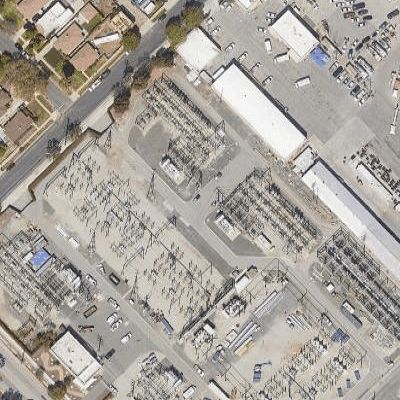
#> input picture data/ethz-cil-road-segmentation-2023/test/images/satimage_144.png, 400 x 400 px; its folder holds only this picture in this run
$ jupyter execute --allow-errors piece_tiles_together.ipynb
#> lines starting #> are read from the running program, lines starting #| are printed output that depends on the picture
### scraping/util/hog.py
from __future__ import division

# Author: Jean KOSSAIFI <jean.kossaifi@gmail.com>

import numpy as np
from numpy import arctan2, fliplr, flipud


def gradient(image, same_size=False):
    """ Computes the Gradients of the image separated pixel difference

    Gradient of X is computed using the filter
        [-1, 0, 1]
    Gradient of X is computed using the filter
        [[1,
          0,
          -1]]

    Parameters
    ----------
    image: image of shape (imy, imx)
    same_size: boolean, optional, default is True
        If True, boundaries are duplicated so that the gradients
        has the same size as the original image.
        Otherwise, the gradients will have shape (imy-2, imx-2)

    Returns
    -------
    (Gradient X, Gradient Y), two numpy array with the same shape as image
        (if same_size=True)
    """
    sy, sx = image.shape
    if same_size:
        gx = np.zeros(image.shape)
        gx[:, 1:-1] = -image[:, :-2] + image[:, 2:]
        gx[:, 0] = -image[:, 0] + image[:, 1]
        gx[:, -1] = -image[:, -2] + image[:, -1]

        gy = np.zeros(image.shape)
        gy[1:-1, :] = image[:-2, :] - image[2:, :]
        gy[0, :] = image[0, :] - image[1, :]
        gy[-1, :] = image[-2, :] - image[-1, :]

    else:
        gx = np.zeros((sy - 2, sx - 2))
        gx[:, :] = -image[1:-1, :-2] + image[1:-1, 2:]

        gy = np.zeros((sy - 2, sx - 2))
        gy[:, :] = image[:-2, 1:-1] - image[2:, 1:-1]

    return gx, gy


def magnitude_orientation(gx, gy):
    """ Computes the magnitude and orientation matrices from the gradients gx gy

    Parameters
    ----------
    gx: gradient following the x axis of the image
    gy: gradient following the y axis of the image

    Returns
    -------
    (magnitude, orientation)

    Warning
    -------
    The orientation is in degree, NOT radian!!
    """

    magnitude = np.sqrt(gx ** 2 + gy ** 2)
    orientation = (arctan2(gy, gx) * 180 / np.pi) % 360

    return magnitude, orientation


def compute_coefs(csx, csy, dx, dy, n_cells_x, n_cells_y):
    """
    Computes the coefficients for the bilinear (spatial) interpolation

    Parameters
    ----------
    csx: int
        number of columns of the cells
    csy: int
        number of raws dimension of the cells
    sx: int
        number of colums of the image (x axis)
    sy: int
        number of raws of the image (y axis)
    n_cells_x: int
        number of cells in the x axis
    n_cells_y: int
        number of cells in the y axis

    Notes
    -----
    We consider an image: image[y, x] (NOT image[x, y]!!!)

    /!\ csx and csy must be even number

    Using the coefficients
    ----------------------
    The coefficient correspond to the interpolation in direction of the upper left corner of the image.
    In other words, if you interpolate img, and res is the result of your interpolation, you should do

    res = zeros(n_cells_y*pixels_per_cell, n_cells_x*pixels_per_cell)
        with (csx, csy) the number of pixels per cell
         and dx, dy = csx//2, csy//2
    res[:-dx, :-dy] += img[dx:, dy:]*coefs

    then you rotate the coefs and do the same thing for every part of the image
    """
    if csx != csy:
        raise NotImplementedError("For now compute_coefs is only implemented for squared cells (csx == csy)")

        ################################
        #####     /!\ TODO  /!|    #####
        ################################

    else:  # Squared cells
        # Note: in this case, dx = dy, we differentiate them only to make the code clearer

        # We want a squared coefficients matrix so that it can be rotated to interpolate in every direction
        n_cells = max(n_cells_x, n_cells_y)

        # Every cell of this matrix corresponds to (x - x_1)/dx
        x = (np.arange(dx) + 0.5) / csx

        # Every cell of this matrix corresponds to (y - y_1)/dy
        y = (np.arange(dy) + 0.5) / csy

        y = y[np.newaxis, :]
        x = x[:, np.newaxis]

        # CENTRAL COEFFICIENT
        ccoefs = np.zeros((csy, csx))

        ccoefs[:dy, :dx] = (1 - x) * (1 - y)
        ccoefs[:dy, -dx:] = fliplr(y) * (1 - x)
        ccoefs[-dy:, :dx] = (1 - y) * flipud(x)
        ccoefs[-dy:, -dx:] = fliplr(y) * flipud(x)

        coefs = np.zeros((csx * n_cells - dx, csy * n_cells - dy))
        coefs[:-dy, :-dx] = np.tile(ccoefs, (n_cells - 1, n_cells - 1))

        # REST OF THE BORDER
        coefs[:-dy, -dx:] = np.tile(np.concatenate(((1 - x), np.flipud(x))), (n_cells - 1, dy))
        coefs[-dy:, :-dx] = np.tile(np.concatenate(((1 - y), np.fliplr(y)), axis=1), (dx, n_cells - 1))
        coefs[-dy:, -dx:] = 1

        return coefs


def interpolate_orientation(orientation, sx, sy, nbins, signed_orientation):
    """ interpolates linearly the orientations to their corresponding bins

    Parameters
    ----------
    sx: int
        number of columns of the image (x axis)
    sy: int
        number of raws of the image (y axis)
    nbins : int, optional, default is 9
        Number of orientation bins.
    signed_orientation: bool, default is True
        if True, sign information of the orientation is preserved,
            ie orientation angles are between 0 and 360 degree.
        if False, the angles are between 0 and 180 degree.

    Returns
    -------
    pre-histogram: array of shape (sx, sy, nbins)
            contains the pre histogram of orientation built using linear interpolation
            to interpolate the orientations to their bins
    """

    if signed_orientation:
        max_angle = 360
    else:
        max_angle = 180

    b_step = max_angle / nbins
    b0 = (orientation % max_angle) // b_step
    b0[np.where(b0 >= nbins)] = 0
    b1 = b0 + 1
    b1[np.where(b1 >= nbins)] = 0
    b = np.abs(orientation % b_step) / b_step

    # linear interpolation between the bins
    # Coefficients corresponding to the bin interpolation
    # We go from an image to a higher dimension representation of size (sizex, sizey, nbins)
    temp_coefs = np.zeros((sy, sx, nbins))
    for i in range(nbins):
        temp_coefs[:, :, i] += np.where(b0 == i, (1 - b), 0)
        temp_coefs[:, :, i] += np.where(b1 == i, b, 0)

    return temp_coefs


# [39 lines left out: function per_pixel_hog, not called in this run]


def interpolate(magnitude, orientation, csx, csy, sx, sy, n_cells_x, n_cells_y, signed_orientation=False, nbins=9):
    """ Returns a matrix of size (cell_size_x, cell_size_y, nbins) corresponding
         to the trilinear interpolation of the pixels magnitude and orientation

    Parameters
    ----------
    csx: int
        number of columns of the cells
    csy: int
        number of raws dimension of the cells
    sx: int
        number of colums of the image (x axis)
    sy: int
        number of raws of the image (y axis)
    n_cells_x: int
        number of cells in the x axis
    n_cells_y: int
        number of cells in the y axis
    signed_orientation: bool, default is True
        if True, sign information of the orientation is preserved,
            ie orientation angles are between 0 and 360 degree.
        if False, the angles are between 0 and 180 degree.
    nbins : int, optional, default is 9
        Number of orientation bins.

    Returns
    -------
    orientation_histogram: array of shape (n_cells_x, n_cells_y, nbins)
            contains the histogram of orientation built using tri-linear interpolation
    """

    dx = csx // 2
    dy = csy // 2

    temp_coefs = interpolate_orientation(orientation, sx, sy, nbins, signed_orientation)

    # Coefficients of the spatial interpolation in every direction
    coefs = compute_coefs(csx, csy, dx, dy, n_cells_x, n_cells_y)

    temp = np.zeros((sy, sx, nbins))
    # hist(y0, x0)
    temp[:-dy, :-dx, :] += temp_coefs[dy:, dx:, :] * \
                           (magnitude[dy:, dx:] * coefs[-(n_cells_y * csy - dy):, -(n_cells_x * csx - dx):])[:, :,
                           np.newaxis]

    # hist(y1, x0)
    coefs = np.rot90(coefs)
    temp[dy:, :-dx, :] += temp_coefs[:-dy, dx:, :] * \
                          (magnitude[:-dy, dx:] * coefs[:(n_cells_y * csy - dy), -(n_cells_x * csx - dx):])[:, :,
                          np.newaxis]

    # hist(y1, x1)
    coefs = np.rot90(coefs)
    temp[dy:, dx:, :] += temp_coefs[:-dy, :-dx, :] * \
                         (magnitude[:-dy, :-dx] * coefs[:(n_cells_y * csy - dy), :(n_cells_x * csx - dx)])[:, :,
                         np.newaxis]

    # hist(y0, x1)
    coefs = np.rot90(coefs)
    temp[:-dy, dx:, :] += temp_coefs[dy:, :-dx, :] * \
                          (magnitude[dy:, :-dx] * coefs[-(n_cells_y * csy - dy):, :(n_cells_x * csx - dx)])[:, :,
                          np.newaxis]

    # Compute the histogram: sum over the cells
    orientation_histogram = temp.reshape((n_cells_y, csy, n_cells_x, csx, nbins)).sum(axis=3).sum(axis=1)

    return orientation_histogram


# [81 lines left out: functions draw_histogram, visualise_histogram, not called in this run]


def normalise_histogram(orientation_histogram, bx, by, n_cells_x, n_cells_y, nbins):
    """ normalises a histogram by blocks

    Parameters
    ----------
    bx: int
        number of blocks on the x axis
    by: int
        number of blocks on the y axis
    n_cells_x: int
        number of cells in the x axis
    n_cells_y: int
        number of cells in the y axis
    nbins : int, optional, default is 9
        Number of orientation bins.

    The normalisation is done according to Dalal's original thesis, using L2-Hys.
    In other words the histogram is first normalised block-wise using l2 norm, before clipping it by
        limiting the values between 0 and 0.02 and finally normalising again with l2 norm
    """
    eps = 1e-7

    if bx == 1 and by == 1:  # faster version
        normalised_blocks = np.clip(
            orientation_histogram / np.sqrt((orientation_histogram ** 2).sum(axis=-1) + eps)[:, :, np.newaxis], 0, 0.2)
        normalised_blocks /= np.sqrt((normalised_blocks ** 2).sum(axis=-1) + eps)[:, :, np.newaxis]

    else:
        n_blocksx = (n_cells_x - bx) + 1
        n_blocksy = (n_cells_y - by) + 1
        normalised_blocks = np.zeros((n_blocksy, n_blocksx, nbins))

        for x in range(n_blocksx):
            for y in range(n_blocksy):
                block = orientation_histogram[y:y + by, x:x + bx, :]
                normalised_blocks[y, x, :] = np.clip(block[0, 0, :] / np.sqrt((block ** 2).sum() + eps), 0, 0.2)
                normalised_blocks[y, x, :] /= np.sqrt((normalised_blocks[y, x, :] ** 2).sum() + eps)

    return normalised_blocks


def build_histogram(magnitude, orientation, cell_size=(8, 8), signed_orientation=False,
                    nbins=9, cells_per_block=(1, 1), visualise=False, flatten=False, normalise=True):
    """ builds a histogram of orientation using the provided magnitude and orientation matrices

    Parameters
    ---------
    magnitude: np-array of size (sy, sx)
        matrix of magnitude
    orientation: np-array of size (sy, sx)
        matrix of orientations
    csx: int
        number of columns of the cells
        MUST BE EVEN
    csy: int
        number of raws dimension of the cells
        MUST BE EVEN
    sx: int
        number of colums of the image (x axis)
    sy: int
        number of raws of the image (y axis)
    n_cells_x: int
        number of cells in the x axis
    n_cells_y: int
        number of cells in the y axis
    signed_orientation: bool, default is True
        if True, sign information of the orientation is preserved,
            ie orientation angles are between 0 and 360 degree.
        if False, the angles are between 0 and 180 degree.
    nbins : int, optional, default is 9
        Number of orientation bins.

    Returns
    -------
    if visualise if True: (histogram of oriented gradient, visualisation image)

    histogram of oriented gradient:
        numpy array of shape (n_cells_y, n_cells_x, nbins), flattened if flatten is True
    visualisation image:
        Image of shape (hist.shape[0]*csy, hist.shape[1]*csx)
    """
    sy, sx = magnitude.shape
    csy, csx = cell_size

    # checking that the cell size are even
    if csx % 2 != 0:
        csx += 1
        print("WARNING: the cell_size must be even, incrementing cell_size_x of 1")
    if csy % 2 != 0:
        csy += 1
        print("WARNING: the cell_size must be even, incrementing cell_size_y of 1")

    # Consider only the right part of the image
    # (if the rest doesn't fill a whole cell, just drop it)
    sx -= sx % csx
    sy -= sy % csy
    n_cells_x = sx // csx
    n_cells_y = sy // csy
    magnitude = magnitude[:sy, :sx]
    orientation = orientation[:sy, :sx]
    by, bx = cells_per_block

    orientation_histogram = interpolate(magnitude, orientation, csx, csy, sx, sy, n_cells_x, n_cells_y,
                                        signed_orientation, nbins)

    if normalise:
        normalised_blocks = normalise_histogram(orientation_histogram, bx, by, n_cells_x, n_cells_y, nbins)
    else:
        normalised_blocks = orientation_histogram

    if flatten:
        normalised_blocks = normalised_blocks.flatten()

    if visualise:
        # draw_histogram(normalised_blocks, csx, csy, signed_orientation)
        return normalised_blocks, visualise_histogram(normalised_blocks, csx, csy, signed_orientation)
    else:
        return normalised_blocks


def histogram_from_gradients(gradientx, gradienty, cell_size=(8, 8), cells_per_block=(1, 1), signed_orientation=False,
                             nbins=9, visualise=False, normalise=True, flatten=False, same_size=False):
    """ builds a histogram of oriented gradient from the provided gradients

    Parameters
    ----------
    gradientx : (M, N) ndarray
        Gradient following the x axis
    gradienty: (M, N) ndarray
        Gradient following the y axis
    nbins : int, optional, default is 9
        Number of orientation bins.
    cell_size : 2 tuple (int, int), optional, default is (8, 8)
        Size (in pixels) of a cell.
    cells_per_block : 2 tuple (int,int), optional, default is (2, 2)
        Number of cells in each block.
    visualise : bool, optional, default is False
        Also return an image of the HOG.
    flatten: bool, optional, default is True
    signed_orientation: bool, default is True
        if True, sign information of the orientation is preserved,
            ie orientation angles are between 0 and 360 degree.
        if False, the angles are between 0 and 180 degree.
    normalise: bool, optional, default is True
        if True, the histogram is normalised block-wise
    same_size: bool, optional, default is False
        if True, the boundaries are duplicated when computing the gradients of the image
        so that these have the same size as the original image

    Returns
    -------
    if visualise if True: (histogram of oriented gradient, visualisation image)

    histogram of oriented gradient:
        numpy array of shape (n_cells_y, n_cells_x, nbins), flattened if flatten is True
    visualisation image:
        Image of shape (hist.shape[0]*csy, hist.shape[1]*csx)

    References
    ----------
    * http://en.wikipedia.org/wiki/Histogram_of_oriented_gradients

    * Dalal, N and Triggs, B, Histograms of Oriented Gradients for
    Human Detection, IEEE Computer Society Conference on Computer
    Vision and Pattern Recognition 2005 San Diego, CA, USA
    """
    magnitude, orientation = magnitude_orientation(gradientx, gradienty)
    return build_histogram(magnitude, orientation, cell_size=cell_size,
                           signed_orientation=signed_orientation, cells_per_block=cells_per_block,
                           nbins=nbins, visualise=visualise, normalise=normalise, flatten=flatten)


def hog(image, cell_size=(4, 4), cells_per_block=(1, 1), signed_orientation=False,
        nbins=9, visualise=False, normalise=True, flatten=False, same_size=True):
    """ builds a histogram of oriented gradient (HoG) from the provided image

    Compute a Histogram of Oriented Gradients (HOG) by

    1. computing the gradient image in x and y and deduce from them the magnitude and orientation
        of each pixel
    2. computing gradient histograms (vectorised version)
    3. normalising across blocks
    4. flattening into a feature vector if flatten=True

    Parameters
    ----------
    image : (M, N) ndarray
        Input image (greyscale).
    nbins : int, optional, default is 9
        Number of orientation bins.
    cell_size : 2 tuple (int, int), optional, default is (8, 8)
        Size (in pixels) of a cell.
    cells_per_block : 2 tuple (int,int), optional, default is (2, 2)
        Number of cells in each block.
    visualise : bool, optional, default is False
        Also return an image of the HOG.
    flatten: bool, optional, default is True
    signed_orientation: bool, default is True
        if True, sign information of the orientation is preserved,
            ie orientation angles are between 0 and 360 degree.
        if False, the angles are between 0 and 180 degree.
    normalise: bool, optional, default is True
        if True, the histogram is normalised block-wise
    same_size: bool, optional, default is True
        if True, the boundaries are duplicated when computing the gradients of the image
        so that these have the same size as the original image

    Returns
    -------
    if visualise if True: (histogram of oriented gradient, visualisation image)

    histogram of oriented gradient:
        numpy array of shape (n_cells_y, n_cells_x, nbins), flattened if flatten is True
    visualisation image:
        Image of shape (hist.shape[0]*csy, hist.shape[1]*csx)

    References
    ----------
    * http://en.wikipedia.org/wiki/Histogram_of_oriented_gradients

    * Dalal, N and Triggs, B, Histograms of Oriented Gradients for
    Human Detection, IEEE Computer Society Conference on Computer
    Vision and Pattern Recognition 2005 San Diego, CA, USA
    """
    gx, gy = gradient(image, same_size=same_size)
    return histogram_from_gradients(gx, gy, cell_size=cell_size,
                                    signed_orientation=signed_orientation, cells_per_block=cells_per_block,
                                    nbins=nbins, visualise=visualise, normalise=normalise, flatten=flatten)

### scraping/util/piece_tiles_together.ipynb
[cell 1]
import os
import glob
import imageio
import numpy as np
import cv2

[cell 2]
from matplotlib import pyplot as plt
from skimage.transform import resize
from hog import hog


files = glob.glob("ethz-cil-road-segmentation-2023/training/images/*.png") + glob.glob("ethz-cil-road-segmentation-2023/test/images/*.png")
#imgs = [np.concatenate([imageio.imread(file)[:,:,:3],imageio.imread(file.replace("images","groundtruth"))[:,:,None]], axis=-1) for file in files]
original_imgs = [imageio.imread(file) for file in files]
#> original_imgs = 2 items
hogs = [hog(cv2.cvtColor((img*255).astype(np.uint8), cv2.COLOR_BGR2GRAY)) for img in original_imgs]
#> in hog, `gx, gy = gradient(image, same_size=same_size)`:
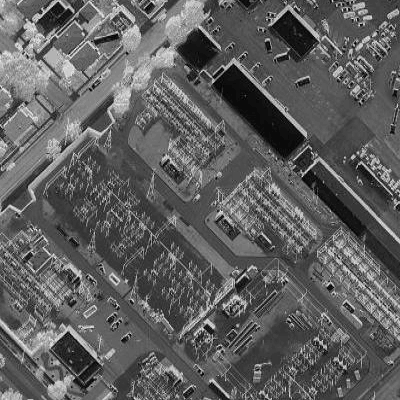
#> image: shape (400, 400); min 4, max 224, mean 94.7
#> in interpolate_orientation, `b = np.abs(orientation % b_step) / b_step`:
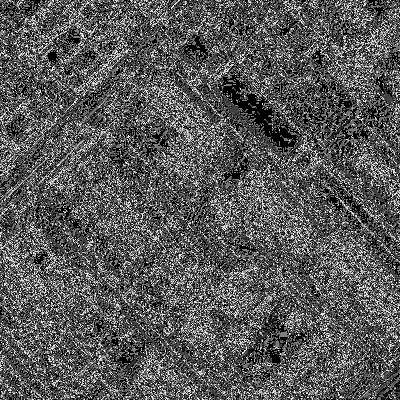
#> b: shape (400, 400) float64; min 0, max 1, mean 0.349
#> in compute_coefs, `coefs[-dy:, :-dx] = np.tile(np.concatenate(((1 - y), np.fliplr(y)), ax..`:
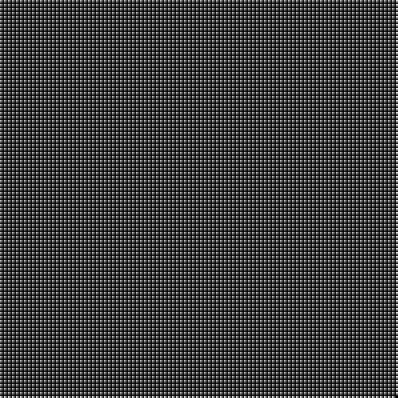
#> coefs: shape (398, 398) float64; min 0, max 0.875, mean 0.252
#> call 2 of interpolate, with csx = 4, csy = 4, sx = 400, sy = 400, n_cells_x = 100, n_cells_y = 100, signed_orientation = False, nbins = 9
#> in interpolate (call 2), `dx = csx // 2`: dx = 2
#> in interpolate (call 2), `coefs = np.rot90(coefs)`:
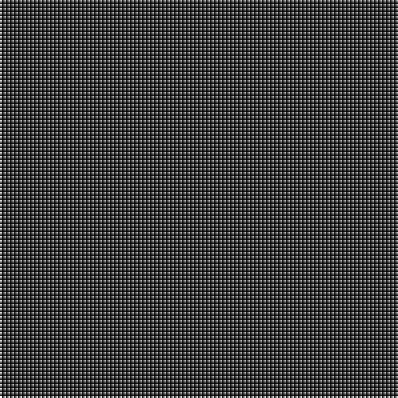
#> coefs: shape (398, 398) float64; min 0.0156, max 1, mean 0.253
#> hogs = 2 items
imgs = [resize(image, (image.shape[0] // 4, image.shape[1] // 4),
                       anti_aliasing=True) for image in original_imgs]
#> imgs = 2 items
plt.imshow(imgs[np.random.randint(0, len(files))])

print(imgs[0].shape)
#| (100, 100, 4)

[cell 3]
def left_trace(img):
    return img[:,0]#.flatten()
def right_trace(img):
    return img[:,-1]#.flatten()
def upper_trace(img):
    return img[-1,:]#.flatten()
def lower_trace(img):
    return img[0,:]#.flatten()

[cell 4]
ix = np.random.randint(0, len(files))
plt.imshow(imgs[ix])
plt.show()
plt.imshow(left_trace(imgs[ix]))
plt.show()
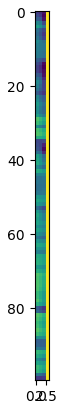
#> figure drawn by matplotlib, 1 panel
print(imgs[ix].shape)
#| (100, 100, 4)
gray = cv2.cvtColor((imgs[ix]*255).astype(np.uint8), cv2.COLOR_BGR2GRAY)
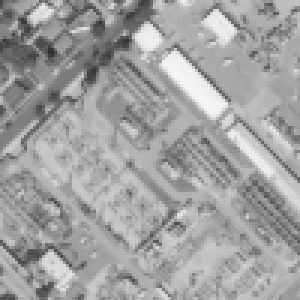
#> gray: shape (100, 100) (shown 3 times larger); min 48, max 246, mean 160.8
plt.imshow(gray)
plt.show()
feat = hog(gray)
#> call 3 of gradient, with same_size = True
#> in gradient (call 3), `gx[:, -1] = -image[:, -2] + image[:, -1]`:
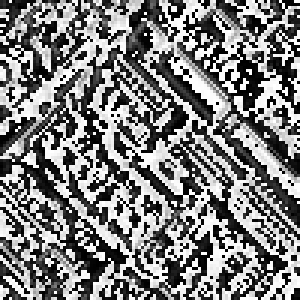
#> gx: shape (100, 100) float64 (shown 3 times larger); min 0, max 255, mean 125.5
#> in gradient (call 3), `gy[-1, :] = image[-2, :] - image[-1, :]`:
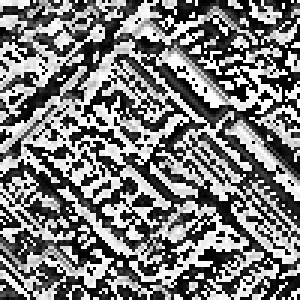
#> gy: shape (100, 100) float64 (shown 3 times larger); min 0, max 255, mean 122.7
#> in magnitude_orientation (call 3), `magnitude = np.sqrt(gx ** 2 + gy ** 2)`:
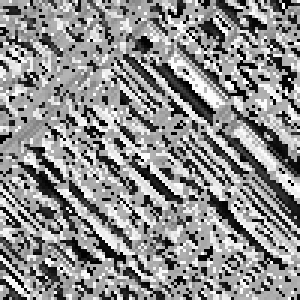
#> magnitude: shape (100, 100) float64 (shown 3 times larger); min 0, max 360.6, mean 201; drawn with min black and max white
#> call 3 of interpolate_orientation, with sx = 100, sy = 100, nbins = 9, signed_orientation = False
#> in interpolate_orientation (call 3), `b0 = (orientation % max_angle) // b_step`:
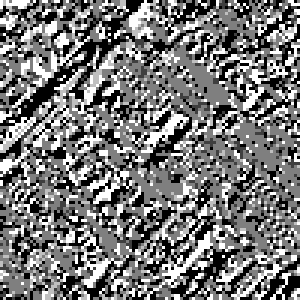
#> b0: shape (100, 100) float64 (shown 3 times larger); min 0, max 4, mean 1.88; drawn with min black and max white
#> (the rest of the program and of its run is left out)
